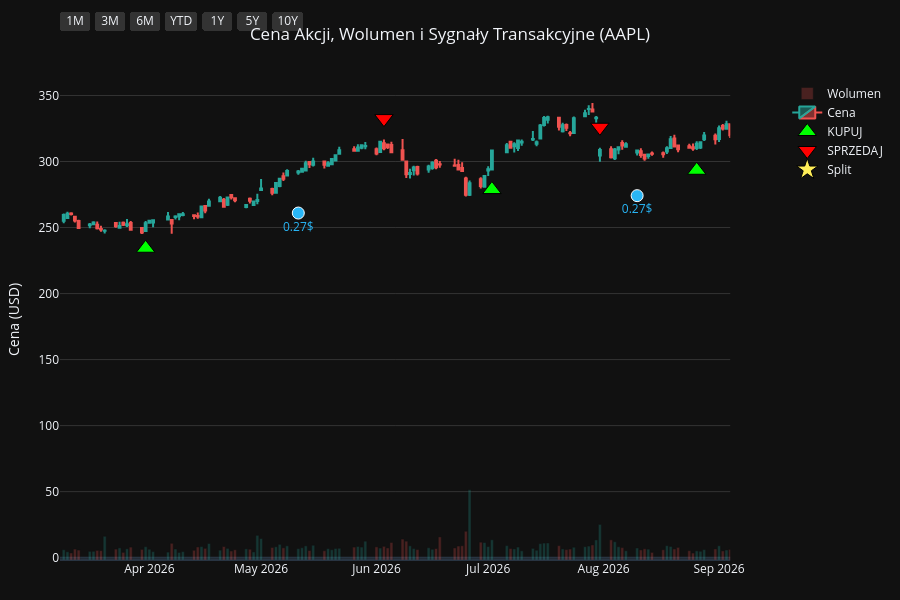
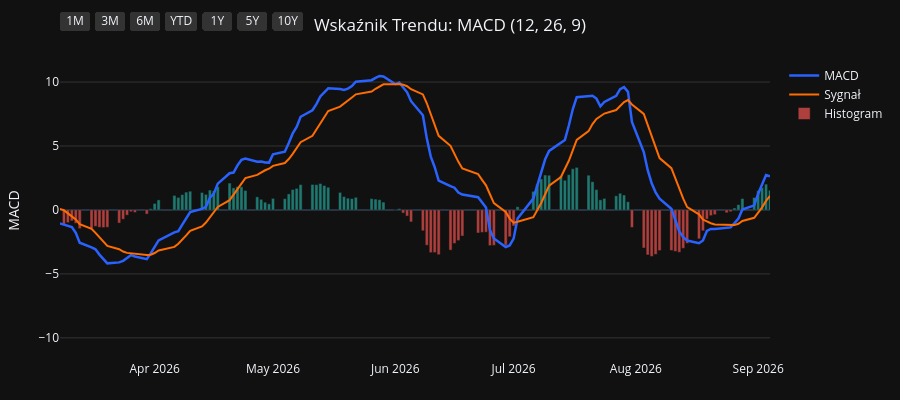
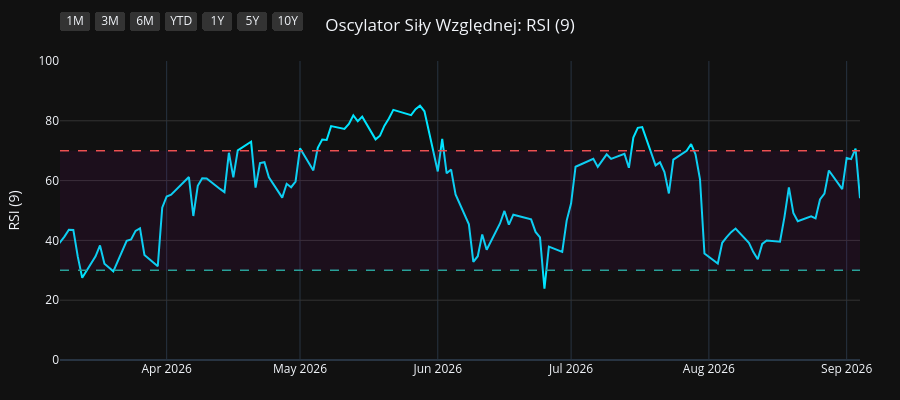
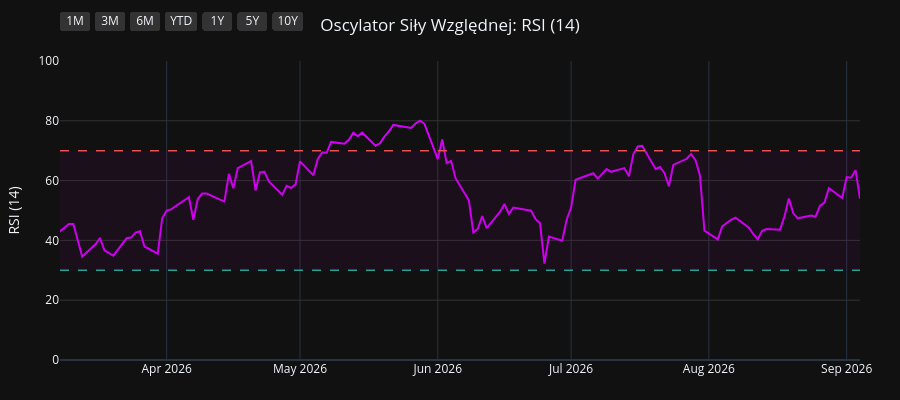

The notebook cell saved with these charts, in order:
### Code cell
import os
import yfinance as yf
import pandas as pd
import pandas_ta as ta
import plotly.graph_objects as go
from plotly.subplots import make_subplots

# 1. Pobranie i przygotowanie danych
symbol = os.environ.get("STOCK_TICKER", "").strip().upper()
if not symbol:
    raise RuntimeError("Set STOCK_TICKER before running price_extractor.ipynb")
df = yf.Ticker(symbol).history(period="10y")
df.index = df.index.tz_localize(None)

# Wskaźniki i sygnały
df.ta.macd(fast=12, slow=26, signal=9, append=True)
df.ta.rsi(length=9, append=True)
df.ta.rsi(length=14, append=True)
df.ta.rsi(length=21, append=True)
df.dropna(inplace=True)

macd = df['MACD_12_26_9']
signal = df['MACDs_12_26_9']
wczorajszy_macd = macd.shift(1)
wczorajszy_signal = signal.shift(1)

df['Decyzja'] = 'BRAK'
df.loc[(macd > signal) & (wczorajszy_macd <= wczorajszy_signal), 'Decyzja'] = 'KUPUJ'
df.loc[(macd < signal) & (wczorajszy_macd >= wczorajszy_signal), 'Decyzja'] = 'SPRZEDAJ'

df_kupuj = df[df['Decyzja'] == 'KUPUJ']
df_sprzedaj = df[df['Decyzja'] == 'SPRZEDAJ']
df_dywidendy = df[df['Dividends'] > 0]
df_splity = df[df['Stock Splits'] > 0]

# Wspólna konfiguracja osi X
konfiguracja_osi_x = dict(
    type="date",
    showspikes=True, spikemode="across", spikesnap="cursor", spikedash="dot", spikecolor="#ffffff", spikethickness=1, hoverformat="%Y-%m-%d",
    rangeselector=dict(
        buttons=list([
            dict(count=1, label="1M", step="month", stepmode="backward"),
            dict(count=3, label="3M", step="month", stepmode="backward"),
            dict(count=6, label="6M", step="month", stepmode="backward"),
            dict(count=1, label="YTD", step="year", stepmode="todate"),
            dict(count=1, label="1Y", step="year", stepmode="backward"),
            dict(count=5, label="5Y", step="year", stepmode="backward"),
            dict(step="all", label="10Y")
        ]),
        bgcolor="#333333", activecolor="#2962ff", x=0, y=1.1
    )
)

# ==========================================
# WYKRES 1: CENA + WOLUMEN + SYGNAŁY
# ==========================================
fig1 = make_subplots(specs=[[{"secondary_y": True}]])

kolory_wolumenu = ['#26a69a' if row['Close'] >= row['Open'] else '#ef5350' for index, row in df.iterrows()]
fig1.add_trace(go.Bar(x=df.index, y=df['Volume'], marker_color=kolory_wolumenu, opacity=0.25, name='Wolumen'), secondary_y=True)
fig1.add_trace(go.Candlestick(x=df.index, open=df['Open'], high=df['High'], low=df['Low'], close=df['Close'], name='Cena', increasing_line_color='#26a69a', decreasing_line_color='#ef5350'), secondary_y=False)
fig1.add_trace(go.Scatter(x=df_kupuj.index, y=df_kupuj['Low'] * 0.95, customdata=df_kupuj[['Low', 'High']], mode='markers', marker=dict(symbol='triangle-up', size=16, color='#00ff00', line=dict(width=1, color='black')), name='KUPUJ', hovertemplate='KUPUJ<br>Najniższa: %{customdata[0]:.2f}<br>Najwyższa: %{customdata[1]:.2f}<extra></extra>'), secondary_y=False)
fig1.add_trace(go.Scatter(x=df_sprzedaj.index, y=df_sprzedaj['High'] * 1.05, customdata=df_sprzedaj[['Low', 'High']], mode='markers', marker=dict(symbol='triangle-down', size=16, color='#ff0000', line=dict(width=1, color='black')), name='SPRZEDAJ', hovertemplate='SPRZEDAJ<br>Najniższa: %{customdata[0]:.2f}<br>Najwyższa: %{customdata[1]:.2f}<extra></extra>'), secondary_y=False)

if not df_dywidendy.empty:
    fig1.add_trace(go.Scatter(x=df_dywidendy.index, y=df_dywidendy['Low'] * 0.90, mode='markers+text', marker=dict(symbol='circle', size=12, color='#29b6f6', line=dict(width=1, color='white')), text=df_dywidendy['Dividends'].apply(lambda x: f"{x}$"), textposition="bottom center", name='Dywidenda', showlegend=False, hovertemplate='Dywidenda: %{text}<extra></extra>', textfont=dict(color="#29b6f6")), secondary_y=False)
if not df_splity.empty:
                    fig1.add_trace(go.Scatter(x=df_splity.index, y=df_splity['High'], mode='markers+text', marker=dict(symbol='star', size=16, color='#ffee58', line=dict(width=1, color='black')), text=df_splity['Stock Splits'].apply(lambda x: f"{x:g}:1" if x >= 1 else f"1:{1 / x:g}"), textposition="top center", name='Split', hovertemplate='%{text}<extra></extra>', textfont=dict(color="#ffee58")), secondary_y=False)

fig1.update_layout(title=dict(text=f"Cena Akcji, Wolumen i Sygnały Transakcyjne ({symbol})", x=0.5, xanchor='center'), dragmode='pan', xaxis_rangeslider_visible=False, template='plotly_dark', height=600, hovermode='x unified', margin=dict(l=60, r=40, t=60, b=40))
fig1.update_xaxes(**konfiguracja_osi_x)
fig1.update_xaxes(range=[df.index.max() - pd.Timedelta(days=180), df.index.max()])
fig1.update_yaxes(title_text="Cena (USD)", secondary_y=False, gridcolor='#333333')
fig1.update_yaxes(range=[0, df['Volume'].max() * 4], showgrid=False, showticklabels=False, secondary_y=True)
fig1.show(config={'scrollZoom': True})

# ==========================================
# WYKRES 2: WSKAŹNIK MACD
# ==========================================
fig2 = go.Figure()
fig2.add_trace(go.Scatter(x=df.index, y=df['MACD_12_26_9'], line=dict(color='#2962ff', width=2.5), name='MACD'))
fig2.add_trace(go.Scatter(x=df.index, y=df['MACDs_12_26_9'], line=dict(color='#ff6d00', width=2), name='Sygnał'))
kolory_macd = ['#26a69a' if val >= 0 else '#ef5350' for val in df['MACDh_12_26_9']]
fig2.add_trace(go.Bar(x=df.index, y=df['MACDh_12_26_9'], marker_color=kolory_macd, name='Histogram', opacity=0.7))
fig2.update_layout(title=dict(text="Wskaźnik Trendu: MACD (12, 26, 9)", x=0.5, xanchor='center'), dragmode='pan', xaxis_rangeslider_visible=False, template='plotly_dark', height=400, hovermode='x unified', margin=dict(l=60, r=40, t=60, b=40))
fig2.update_xaxes(**konfiguracja_osi_x)
fig2.update_xaxes(range=[df.index.max() - pd.Timedelta(days=180), df.index.max()])
fig2.update_yaxes(title_text="MACD", gridcolor='#333333')
fig2.show(config={'scrollZoom': True})

# ==========================================
# WYKRES 3: OSCYLATOR RSI (9)
# ==========================================
fig3 = go.Figure()
fig3.add_trace(go.Scatter(x=df.index, y=df['RSI_9'], line=dict(color='#00e5ff', width=2), name='RSI (9)'))
fig3.add_hline(y=70, line_dash="dash", line_color="#ef5350", line_width=1.5)
fig3.add_hline(y=30, line_dash="dash", line_color="#26a69a", line_width=1.5)
fig3.add_hrect(y0=30, y1=70, line_width=0, fillcolor="purple", opacity=0.1)
fig3.update_layout(title=dict(text="Oscylator Siły Względnej: RSI (9)", x=0.5, xanchor='center'), dragmode='pan', xaxis_rangeslider_visible=False, template='plotly_dark', height=400, hovermode='x unified', margin=dict(l=60, r=40, t=60, b=40))
fig3.update_xaxes(**konfiguracja_osi_x)
fig3.update_xaxes(range=[df.index.max() - pd.Timedelta(days=180), df.index.max()])
fig3.update_yaxes(title_text="RSI (9)", range=[0, 100], gridcolor='#333333')
fig3.show(config={'scrollZoom': True})

# ==========================================
# WYKRES 4: OSCYLATOR RSI (14)
# ==========================================
fig4 = go.Figure()
fig4.add_trace(go.Scatter(x=df.index, y=df['RSI_14'], line=dict(color='#d500f9', width=2), name='RSI (14)'))
fig4.add_hline(y=70, line_dash="dash", line_color="#ef5350", line_width=1.5)
fig4.add_hline(y=30, line_dash="dash", line_color="#26a69a", line_width=1.5)
fig4.add_hrect(y0=30, y1=70, line_width=0, fillcolor="purple", opacity=0.1)
fig4.update_layout(title=dict(text="Oscylator Siły Względnej: RSI (14)", x=0.5, xanchor='center'), dragmode='pan', xaxis_rangeslider_visible=False, template='plotly_dark', height=400, hovermode='x unified', margin=dict(l=60, r=40, t=60, b=40))
fig4.update_xaxes(**konfiguracja_osi_x)
fig4.update_xaxes(range=[df.index.max() - pd.Timedelta(days=180), df.index.max()])
fig4.update_yaxes(title_text="RSI (14)", range=[0, 100], gridcolor='#333333')
fig4.show(config={'scrollZoom': True})

# ==========================================
# WYKRES 5: OSCYLATOR RSI (21)
# ==========================================
fig5 = go.Figure()
fig5.add_trace(go.Scatter(x=df.index, y=df['RSI_21'], line=dict(color='#64dd17', width=2), name='RSI (21)'))
fig5.add_hline(y=70, line_dash="dash", line_color="#ef5350", line_width=1.5)
fig5.add_hline(y=30, line_dash="dash", line_color="#26a69a", line_width=1.5)
fig5.add_hrect(y0=30, y1=70, line_width=0, fillcolor="purple", opacity=0.1)
fig5.update_layout(title=dict(text="Oscylator Siły Względnej: RSI (21)", x=0.5, xanchor='center'), dragmode='pan', xaxis_rangeslider_visible=False, template='plotly_dark', height=400, hovermode='x unified', margin=dict(l=60, r=40, t=60, b=40))
fig5.update_xaxes(**konfiguracja_osi_x)
fig5.update_xaxes(range=[df.index.max() - pd.Timedelta(days=180), df.index.max()])
fig5.update_yaxes(title_text="RSI (21)", range=[0, 100], gridcolor='#333333')
fig5.show(config={'scrollZoom': True})

### Figure 1 — Plotly figure (JSON) as saved in the notebook; plotly's stock layout.template omitted (floating-point values rounded to 4 significant figures; data arrays with more than 128 entries replaced by an {"elided": "..."} marker saying what was removed)
{"data": [{"marker": {"color": {"elided": "2481 str values"}}, "name": "Wolumen", "opacity": 0.25, "type": "bar", "x": {"elided": "2481 str values"}, "xaxis": "x", "y": {"elided": "2481 int values"}, "yaxis": "y2"}, {"close": {"elided": "2481 float values"}, "decreasing": {"line": {"color": "#ef5350"}}, "high": {"elided": "2481 float values"}, "increasing": {"line": {"color": "#26a69a"}}, "low": {"elided": "2481 float values"}, "name": "Cena", "open": {"elided": "2481 float values"}, "type": "candlestick", "x": {"elided": "2481 str values"}, "xaxis": "x", "yaxis": "y"}, {"customdata": {"elided": "89x2 float values"}, "hovertemplate": "KUPUJ<br>Najniższa: %{customdata[0]:.2f}<br>Najwyższa: %{customdata[1]:.2f}<extra></extra>", "marker": {"color": "#00ff00", "line": {"color": "black", "width": 1}, "size": 16, "symbol": "triangle-up"}, "mode": "markers", "name": "KUPUJ", "type": "scatter", "x": ["2016-11-21T00:00:00", "2017-01-09T00:00:00", "2017-01-25T00:00:00", "2017-05-01T00:00:00", "2017-07-10T00:00:00", "2017-08-29T00:00:00", "2017-10-06T00:00:00", "2017-12-18T00:00:00", "2018-01-08T00:00:00", "2018-02-14T00:00:00", "2018-04-10T00:00:00", "2018-05-02T00:00:00", "2018-06-06T00:00:00", "2018-07-09T00:00:00", "2018-08-01T00:00:00", "2018-10-02T00:00:00", "2018-12-03T00:00:00", "2018-12-12T00:00:00", "2018-12-28T00:00:00", "2019-03-12T00:00:00", "2019-04-02T00:00:00", "2019-04-18T00:00:00", "2019-06-06T00:00:00", "2019-07-23T00:00:00", "2019-08-19T00:00:00", "2019-09-05T00:00:00", "2019-10-07T00:00:00", "2019-12-16T00:00:00", "2020-03-27T00:00:00", "2020-06-08T00:00:00", "2020-07-08T00:00:00", "2020-07-20T00:00:00", "2020-07-31T00:00:00", "2020-10-01T00:00:00", "2020-11-06T00:00:00", "2020-12-01T00:00:00", "2021-01-22T00:00:00", "2021-03-15T00:00:00", "2021-06-07T00:00:00", "2021-08-17T00:00:00", "2021-08-31T00:00:00", "2021-10-14T00:00:00", "2021-11-17T00:00:00", "2022-02-01T00:00:00", "2022-03-18T00:00:00", "2022-05-27T00:00:00", "2022-06-23T00:00:00", "2022-10-17T00:00:00", "2022-11-11T00:00:00", "2023-01-09T00:00:00", "2023-03-16T00:00:00", "2023-04-19T00:00:00", "2023-05-01T00:00:00", "2023-05-05T00:00:00", "2023-05-18T00:00:00", "2023-05-31T00:00:00", "2023-06-27T00:00:00", "2023-08-25T00:00:00", "2023-10-04T00:00:00", "2023-11-02T00:00:00", "2023-12-08T00:00:00", "2023-12-13T00:00:00", "2024-01-19T00:00:00", "2024-03-18T00:00:00", "2024-04-25T00:00:00", "2024-06-05T00:00:00", "2024-06-07T00:00:00", "2024-06-11T00:00:00", "2024-07-02T00:00:00", "2024-08-14T00:00:00", "2024-09-20T00:00:00", "2024-10-10T00:00:00", "2024-11-19T00:00:00", "2025-01-29T00:00:00", "2025-03-25T00:00:00", "2025-04-15T00:00:00", "2025-05-12T00:00:00", "2025-06-06T00:00:00", "2025-06-23T00:00:00", "2025-08-07T00:00:00", "2025-09-03T00:00:00", "2025-09-19T00:00:00", "2025-10-23T00:00:00", "2025-11-28T00:00:00", "2026-01-28T00:00:00", "2026-02-24T00:00:00", "2026-03-31T00:00:00", "2026-07-02T00:00:00", "2026-08-26T00:00:00"], "xaxis": "x", "y": [24.02, 25.75, 26.27, 31.79, 31.57, 35.37, 34.17, 38.8, 38.59, 36.29, 38.21, 38.72, 42.92, 42.34, 44.13, 50.86, 40.81, 38.06, 34.81, 40.57, 43.21, 45.81, 41.36, 47.06, 47.87, 48.21, 51.47, 63.32, 56.61, 75.2, 86.47, 88.28, 92.66, 106.6, 107.1, 110.7, 124.5, 111.2, 115.5, 138.1, 140.2, 131.1, 140.1, 159.9, 148.4, 135.2, 126.2, 130.7, 134.7, 121.2, 141.7, 154.7, 157.6, 159.6, 161.5, 165.5, 173.8, 164.8, 160.3, 164.5, 181.8, 182.9, 177.2, 163.1, 158.0, 183.4, 182.7, 182.2, 202.4, 207.0, 214.4, 214.0, 213.8, 220.7, 207.8, 188.6, 195.5, 191.0, 188.1, 204.8, 221.8, 227.4, 244.2, 261.5, 241.1, 253.9, 234.3, 278.8, 293.4], "yaxis": "y"}, {"customdata": {"elided": "88x2 float values"}, "hovertemplate": "SPRZEDAJ<br>Najniższa: %{customdata[0]:.2f}<br>Najwyższa: %{customdata[1]:.2f}<extra></extra>", "marker": {"color": "#ff0000", "line": {"color": "black", "width": 1}, "size": 16, "symbol": "triangle-down"}, "mode": "markers", "name": "SPRZEDAJ", "type": "scatter", "x": ["2017-01-03T00:00:00", "2017-01-24T00:00:00", "2017-02-27T00:00:00", "2017-05-22T00:00:00", "2017-08-21T00:00:00", "2017-09-06T00:00:00", "2017-11-16T00:00:00", "2017-12-26T00:00:00", "2018-01-24T00:00:00", "2018-03-19T00:00:00", "2018-04-20T00:00:00", "2018-05-25T00:00:00", "2018-06-08T00:00:00", "2018-07-30T00:00:00", "2018-09-07T00:00:00", "2018-10-08T00:00:00", "2018-12-10T00:00:00", "2018-12-20T00:00:00", "2019-03-06T00:00:00", "2019-03-28T00:00:00", "2019-04-15T00:00:00", "2019-04-26T00:00:00", "2019-07-17T00:00:00", "2019-08-02T00:00:00", "2019-08-27T00:00:00", "2019-09-24T00:00:00", "2019-11-20T00:00:00", "2020-01-24T00:00:00", "2020-05-27T00:00:00", "2020-06-29T00:00:00", "2020-07-17T00:00:00", "2020-07-21T00:00:00", "2020-09-03T00:00:00", "2020-10-21T00:00:00", "2020-11-23T00:00:00", "2021-01-05T00:00:00", "2021-02-01T00:00:00", "2021-04-29T00:00:00", "2021-07-21T00:00:00", "2021-08-18T00:00:00", "2021-09-10T00:00:00", "2021-11-10T00:00:00", "2021-12-17T00:00:00", "2022-02-17T00:00:00", "2022-04-08T00:00:00", "2022-06-13T00:00:00", "2022-08-22T00:00:00", "2022-11-04T00:00:00", "2022-11-29T00:00:00", "2023-02-21T00:00:00", "2023-04-11T00:00:00", "2023-04-20T00:00:00", "2023-05-02T00:00:00", "2023-05-16T00:00:00", "2023-05-22T00:00:00", "2023-06-26T00:00:00", "2023-07-10T00:00:00", "2023-09-11T00:00:00", "2023-10-20T00:00:00", "2023-11-30T00:00:00", "2023-12-11T00:00:00", "2023-12-19T00:00:00", "2024-01-31T00:00:00", "2024-04-19T00:00:00", "2024-05-29T00:00:00", "2024-06-06T00:00:00", "2024-06-10T00:00:00", "2024-06-25T00:00:00", "2024-07-18T00:00:00", "2024-09-04T00:00:00", "2024-10-07T00:00:00", "2024-10-25T00:00:00", "2024-12-30T00:00:00", "2025-03-03T00:00:00", "2025-04-03T00:00:00", "2025-05-08T00:00:00", "2025-05-22T00:00:00", "2025-06-11T00:00:00", "2025-07-29T00:00:00", "2025-08-25T00:00:00", "2025-09-10T00:00:00", "2025-10-07T00:00:00", "2025-11-07T00:00:00", "2025-12-08T00:00:00", "2026-02-13T00:00:00", "2026-03-02T00:00:00", "2026-06-03T00:00:00", "2026-07-31T00:00:00"], "xaxis": "x", "y": [28.08, 28.99, 33.32, 37.62, 38.58, 39.83, 42.15, 42.05, 43.48, 43.7, 42.16, 46.88, 47.46, 47.51, 55.9, 55.76, 42.34, 40.35, 43.87, 47.39, 49.96, 51.25, 51.47, 51.8, 52.53, 56.05, 67.23, 81.69, 80.93, 91.97, 98.68, 100.8, 131.1, 120.8, 119.9, 134.3, 138.0, 139.9, 149.4, 154.4, 159.2, 154.0, 177.9, 176.5, 176.4, 139.0, 174.9, 147.2, 149.4, 156.3, 167.7, 173.4, 176.0, 179.1, 180.8, 194.6, 196.6, 186.8, 181.7, 197.4, 200.7, 204.3, 194.1, 172.8, 200.0, 204.4, 205.2, 219.9, 239.7, 230.9, 235.0, 242.8, 264.3, 254.7, 216.5, 208.8, 211.9, 213.7, 224.5, 239.9, 243.1, 269.3, 284.9, 292.9, 274.9, 279.4, 332.5, 325.9], "yaxis": "y"}, {"hovertemplate": "Dywidenda: %{text}<extra></extra>", "marker": {"color": "#29b6f6", "line": {"color": "white", "width": 1}, "size": 12, "symbol": "circle"}, "mode": "markers+text", "name": "Dywidenda", "showlegend": false, "text": ["0.1425$", "0.1425$", "0.1575$", "0.1575$", "0.1575$", "0.1575$", "0.1825$", "0.1825$", "0.1825$", "0.1825$", "0.1925$", "0.1925$", "0.1925$", "0.1925$", "0.205$", "0.205$", "0.205$", "0.205$", "0.22$", "0.22$", "0.22$", "0.22$", "0.23$", "0.23$", "0.23$", "0.23$", "0.24$", "0.24$", "0.24$", "0.24$", "0.25$", "0.25$", "0.25$", "0.25$", "0.26$", "0.26$", "0.26$", "0.26$", "0.27$", "0.27$"], "textfont": {"color": "#29b6f6"}, "textposition": "bottom center", "type": "scatter", "x": ["2016-11-03T00:00:00", "2017-02-09T00:00:00", "2017-05-11T00:00:00", "2017-08-10T00:00:00", "2017-11-10T00:00:00", "2018-02-09T00:00:00", "2018-05-11T00:00:00", "2018-08-10T00:00:00", "2018-11-08T00:00:00", "2019-02-08T00:00:00", "2019-05-10T00:00:00", "2019-08-09T00:00:00", "2019-11-07T00:00:00", "2020-02-07T00:00:00", "2020-05-08T00:00:00", "2020-08-07T00:00:00", "2020-11-06T00:00:00", "2021-02-05T00:00:00", "2021-05-07T00:00:00", "2021-08-06T00:00:00", "2021-11-05T00:00:00", "2022-02-04T00:00:00", "2022-05-06T00:00:00", "2022-08-05T00:00:00", "2022-11-04T00:00:00", "2023-02-10T00:00:00", "2023-05-12T00:00:00", "2023-08-11T00:00:00", "2023-11-10T00:00:00", "2024-02-09T00:00:00", "2024-05-10T00:00:00", "2024-08-12T00:00:00", "2024-11-08T00:00:00", "2025-02-10T00:00:00", "2025-05-12T00:00:00", "2025-08-11T00:00:00", "2025-11-10T00:00:00", "2026-02-09T00:00:00", "2026-05-11T00:00:00", "2026-08-10T00:00:00"], "xaxis": "x", "y": [22.66, 27.24, 31.78, 32.39, 36.63, 31.71, 39.72, 43.94, 44.11, 36.09, 41.46, 43.03, 55.9, 69.03, 66.23, 96.2, 101.5, 118.9, 113.5, 127.8, 131.9, 150.2, 135.9, 143.9, 118.8, 132.1, 151.6, 156.8, 163.2, 167.4, 162.4, 192.4, 202.3, 203.2, 185.2, 201.5, 240.1, 244.1, 261.0, 274.1], "yaxis": "y"}, {"hovertemplate": "%{text}<extra></extra>", "marker": {"color": "#ffee58", "line": {"color": "black", "width": 1}, "size": 16, "symbol": "star"}, "mode": "markers+text", "name": "Split", "text": ["4:1"], "textfont": {"color": "#ffee58"}, "textposition": "top center", "type": "scatter", "x": ["2020-08-31T00:00:00"], "xaxis": "x", "y": [127.0], "yaxis": "y"}], "layout": {"dragmode": "pan", "height": 600, "hovermode": "x unified", "margin": {"b": 40, "l": 60, "r": 40, "t": 60}, "title": {"text": "Cena Akcji, Wolumen i Sygnały Transakcyjne (AAPL)", "x": 0.5, "xanchor": "center"}, "xaxis": {"anchor": "y", "domain": [0.0, 0.94], "hoverformat": "%Y-%m-%d", "range": ["2026-03-08T00:00:00", "2026-09-04T00:00:00"], "rangeselector": {"activecolor": "#2962ff", "bgcolor": "#333333", "buttons": [{"count": 1, "label": "1M", "step": "month", "stepmode": "backward"}, {"count": 3, "label": "3M", "step": "month", "stepmode": "backward"}, {"count": 6, "label": "6M", "step": "month", "stepmode": "backward"}, {"count": 1, "label": "YTD", "step": "year", "stepmode": "todate"}, {"count": 1, "label": "1Y", "step": "year", "stepmode": "backward"}, {"count": 5, "label": "5Y", "step": "year", "stepmode": "backward"}, {"label": "10Y", "step": "all"}], "x": 0, "y": 1.1}, "rangeslider": {"visible": false}, "showspikes": true, "spikecolor": "#ffffff", "spikedash": "dot", "spikemode": "across", "spikesnap": "cursor", "spikethickness": 1, "type": "date"}, "yaxis": {"anchor": "x", "domain": [0.0, 1.0], "gridcolor": "#333333", "title": {"text": "Cena (USD)"}}, "yaxis2": {"anchor": "x", "overlaying": "y", "range": [0, 1791760000], "showgrid": false, "showticklabels": false, "side": "right"}}}

### Figure 2 — Plotly figure (JSON) as saved in the notebook; plotly's stock layout.template omitted (floating-point values rounded to 4 significant figures; data arrays with more than 128 entries replaced by an {"elided": "..."} marker saying what was removed)
{"data": [{"line": {"color": "#2962ff", "width": 2.5}, "name": "MACD", "type": "scatter", "x": {"elided": "2481 str values"}, "y": {"elided": "2481 float values"}}, {"line": {"color": "#ff6d00", "width": 2}, "name": "Sygnał", "type": "scatter", "x": {"elided": "2481 str values"}, "y": {"elided": "2481 float values"}}, {"marker": {"color": {"elided": "2481 str values"}}, "name": "Histogram", "opacity": 0.7, "type": "bar", "x": {"elided": "2481 str values"}, "y": {"elided": "2481 float values"}}], "layout": {"dragmode": "pan", "height": 400, "hovermode": "x unified", "margin": {"b": 40, "l": 60, "r": 40, "t": 60}, "title": {"text": "Wskaźnik Trendu: MACD (12, 26, 9)", "x": 0.5, "xanchor": "center"}, "xaxis": {"hoverformat": "%Y-%m-%d", "range": ["2026-03-08T00:00:00", "2026-09-04T00:00:00"], "rangeselector": {"activecolor": "#2962ff", "bgcolor": "#333333", "buttons": [{"count": 1, "label": "1M", "step": "month", "stepmode": "backward"}, {"count": 3, "label": "3M", "step": "month", "stepmode": "backward"}, {"count": 6, "label": "6M", "step": "month", "stepmode": "backward"}, {"count": 1, "label": "YTD", "step": "year", "stepmode": "todate"}, {"count": 1, "label": "1Y", "step": "year", "stepmode": "backward"}, {"count": 5, "label": "5Y", "step": "year", "stepmode": "backward"}, {"label": "10Y", "step": "all"}], "x": 0, "y": 1.1}, "rangeslider": {"visible": false}, "showspikes": true, "spikecolor": "#ffffff", "spikedash": "dot", "spikemode": "across", "spikesnap": "cursor", "spikethickness": 1, "type": "date"}, "yaxis": {"gridcolor": "#333333", "title": {"text": "MACD"}}}}

### Figure 3 — Plotly figure (JSON) as saved in the notebook; plotly's stock layout.template omitted (floating-point values rounded to 4 significant figures; data arrays with more than 128 entries replaced by an {"elided": "..."} marker saying what was removed)
{"data": [{"line": {"color": "#00e5ff", "width": 2}, "name": "RSI (9)", "type": "scatter", "x": {"elided": "2481 str values"}, "y": {"elided": "2481 float values"}}], "layout": {"dragmode": "pan", "height": 400, "hovermode": "x unified", "margin": {"b": 40, "l": 60, "r": 40, "t": 60}, "shapes": [{"line": {"color": "#ef5350", "dash": "dash", "width": 1.5}, "type": "line", "x0": 0, "x1": 1, "xref": "x domain", "y0": 70, "y1": 70, "yref": "y"}, {"line": {"color": "#26a69a", "dash": "dash", "width": 1.5}, "type": "line", "x0": 0, "x1": 1, "xref": "x domain", "y0": 30, "y1": 30, "yref": "y"}, {"fillcolor": "purple", "line": {"width": 0}, "opacity": 0.1, "type": "rect", "x0": 0, "x1": 1, "xref": "x domain", "y0": 30, "y1": 70, "yref": "y"}], "title": {"text": "Oscylator Siły Względnej: RSI (9)", "x": 0.5, "xanchor": "center"}, "xaxis": {"hoverformat": "%Y-%m-%d", "range": ["2026-03-08T00:00:00", "2026-09-04T00:00:00"], "rangeselector": {"activecolor": "#2962ff", "bgcolor": "#333333", "buttons": [{"count": 1, "label": "1M", "step": "month", "stepmode": "backward"}, {"count": 3, "label": "3M", "step": "month", "stepmode": "backward"}, {"count": 6, "label": "6M", "step": "month", "stepmode": "backward"}, {"count": 1, "label": "YTD", "step": "year", "stepmode": "todate"}, {"count": 1, "label": "1Y", "step": "year", "stepmode": "backward"}, {"count": 5, "label": "5Y", "step": "year", "stepmode": "backward"}, {"label": "10Y", "step": "all"}], "x": 0, "y": 1.1}, "rangeslider": {"visible": false}, "showspikes": true, "spikecolor": "#ffffff", "spikedash": "dot", "spikemode": "across", "spikesnap": "cursor", "spikethickness": 1, "type": "date"}, "yaxis": {"gridcolor": "#333333", "range": [0, 100], "title": {"text": "RSI (9)"}}}}

### Figure 4 — Plotly figure (JSON) as saved in the notebook; plotly's stock layout.template omitted (floating-point values rounded to 4 significant figures; data arrays with more than 128 entries replaced by an {"elided": "..."} marker saying what was removed)
{"data": [{"line": {"color": "#d500f9", "width": 2}, "name": "RSI (14)", "type": "scatter", "x": {"elided": "2481 str values"}, "y": {"elided": "2481 float values"}}], "layout": {"dragmode": "pan", "height": 400, "hovermode": "x unified", "margin": {"b": 40, "l": 60, "r": 40, "t": 60}, "shapes": [{"line": {"color": "#ef5350", "dash": "dash", "width": 1.5}, "type": "line", "x0": 0, "x1": 1, "xref": "x domain", "y0": 70, "y1": 70, "yref": "y"}, {"line": {"color": "#26a69a", "dash": "dash", "width": 1.5}, "type": "line", "x0": 0, "x1": 1, "xref": "x domain", "y0": 30, "y1": 30, "yref": "y"}, {"fillcolor": "purple", "line": {"width": 0}, "opacity": 0.1, "type": "rect", "x0": 0, "x1": 1, "xref": "x domain", "y0": 30, "y1": 70, "yref": "y"}], "title": {"text": "Oscylator Siły Względnej: RSI (14)", "x": 0.5, "xanchor": "center"}, "xaxis": {"hoverformat": "%Y-%m-%d", "range": ["2026-03-08T00:00:00", "2026-09-04T00:00:00"], "rangeselector": {"activecolor": "#2962ff", "bgcolor": "#333333", "buttons": [{"count": 1, "label": "1M", "step": "month", "stepmode": "backward"}, {"count": 3, "label": "3M", "step": "month", "stepmode": "backward"}, {"count": 6, "label": "6M", "step": "month", "stepmode": "backward"}, {"count": 1, "label": "YTD", "step": "year", "stepmode": "todate"}, {"count": 1, "label": "1Y", "step": "year", "stepmode": "backward"}, {"count": 5, "label": "5Y", "step": "year", "stepmode": "backward"}, {"label": "10Y", "step": "all"}], "x": 0, "y": 1.1}, "rangeslider": {"visible": false}, "showspikes": true, "spikecolor": "#ffffff", "spikedash": "dot", "spikemode": "across", "spikesnap": "cursor", "spikethickness": 1, "type": "date"}, "yaxis": {"gridcolor": "#333333", "range": [0, 100], "title": {"text": "RSI (14)"}}}}
